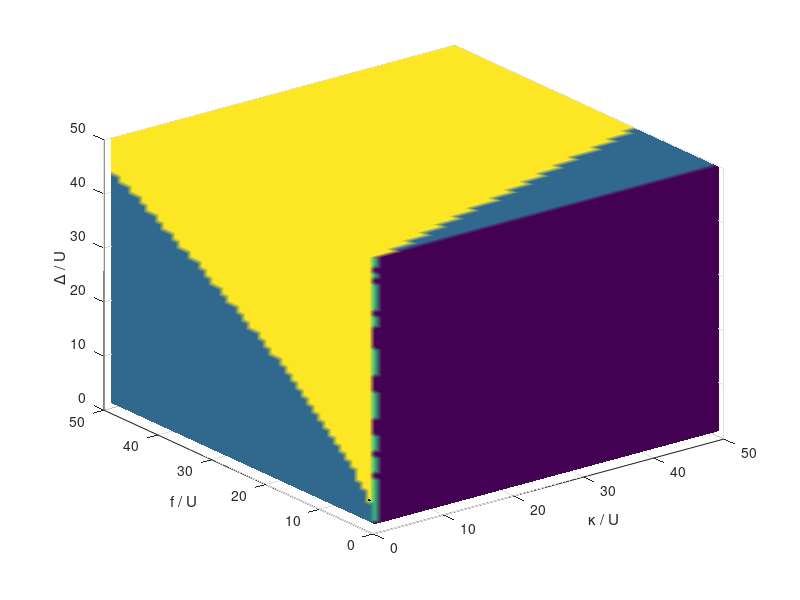

MATLAB code for this plot: (Note: this script raises an error after producing the figure.)
%%% spinodals in a  3D (k, D, f) plot
% MFT: J = 1; U = const

fname = 'C:\von_Server\ETH\BSc Physics\7\Bachelorarbeit\MATLAB';
U = 1;
k_set = linspace(0,2,50);%[0.1 : (2/100): 2];
f_set = linspace(0,10,numel(k_set));%[0.1 : (10 / numel(k_set)) : 10];
D_set = linspace(0,10,numel(k_set));%[0.1 : (10 / numel(k_set)) : 10];
Valid_sol_counter = zeros(numel(k_set), numel(k_set), numel(k_set)); 
critical_k = zeros(1, numel(k_set));
critical_f = zeros(1, numel(k_set));
critical_D = zeros(1, numel(k_set));

for Di = 1: numel(D_set)
    D = D_set(Di);
    for fi = 1:numel(f_set)
        f = f_set(fi);
        for ki = 1:numel(k_set)
            k = k_set(ki);
            P = [1, -(2.*D./U), ((D.^2 + k.^2./4)/U.^2), -(f./U)^2];
            N0 = roots(P);
            N_set1(ki, fi, Di) = N0(1);
            N_set2(ki, fi, Di) = N0(2);
            N_set3(ki, fi, Di) = N0(3);
            
            if real(N_set1(ki, fi, Di)) > 0 && (imag(N_set1(ki, fi, Di)) == 0)% | abs(imag(N_set1(fi))) <= 10^(-10) )
                Valid_sol_counter(ki, fi, Di) = Valid_sol_counter(ki, fi, Di) +1;
            end
            if real(N_set2(ki, fi, Di)) > 0 && (imag(N_set2(ki, fi, Di)) == 0)% | abs(imag(N_set2(fi))) <= 10^(-10) )
                Valid_sol_counter(ki, fi, Di) = Valid_sol_counter(ki, fi, Di) +1;
            end
            if real(N_set3(ki, fi, Di)) > 0 && (imag(N_set3(ki, fi, Di)) == 0)% | abs(imag(N_set3(fi))) <= 10^(-10) )
                Valid_sol_counter(ki, fi, Di) = Valid_sol_counter(ki, fi, Di) +1;
            end
        end
    end
end
%Valid_sol_counter = rot90(fliplr(Valid_sol_counter));

b = 0;
for ki = 1:numel(k_set) % kappa ebenen
    for fi = 1:numel(f_set) % 
        for Di = 1:numel(D_set)
            if Valid_sol_counter(ki, fi, Di) == 3
                critical_k(ki) = ki;
                critical_f(ki) = fi;
                critical_D(ki) = Di;
                b = 1;
                break;
            end
        end
        if b == 1
            b = 0;
            break;
        end
    end
end

Valid_sol_counter = rot90(fliplr(Valid_sol_counter));


figure
[mesh.x,mesh.y,mesh.z] = meshgrid(0: (1/numel(k_set)): k_set(length(k_set)), 0: (1/numel(k_set)): D_set(length(D_set)), 0: (1/numel(k_set)): f_set(length(f_set)));
Plot = slice(Valid_sol_counter, 1:(length(k_set)),1:(length(D_set)), 1:(length(f_set)));
hold on
plot3(critical_k(:), critical_f(:), critical_D(:), 'k.');
xlabel('\kappa / U');
zlabel('\Delta / U');
ylabel('f / U');
%title('kDf');
set(Plot, 'EdgeColor','none', 'FaceColor','interp');
alpha(.1);
XT = get(gca, 'XTick');
set(gca, 'XTick', XT, 'XTicklabel', XT / numel(k_set) * k_set(length(k_set)));
YT = get(gca, 'YTick');
set(gca, 'YTick', YT, 'YTicklabel', YT / numel(D_set) * D_set(length(D_set)));
ZT = get(gca, 'ZTick');
set(gca, 'ZTick', ZT, 'ZTicklabel', ZT / numel(f_set) * f_set(length(f_set)));
saveas(gcf, fullfile(fname, 'kDf.eps'), 'epsc'); 
saveas(gcf, 'kDf.pdf'); 



